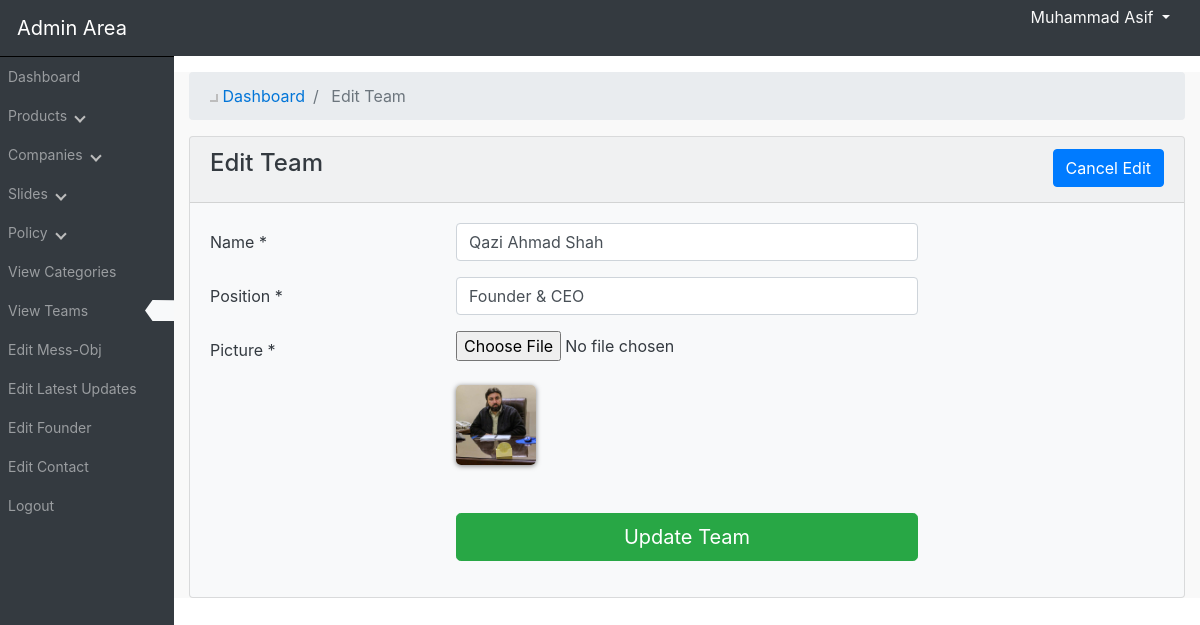
Screenshot of /admin_area/index.php?edit_team=1 (signed in) with the database file from the repository.
### tables this page shows
CREATE TABLE `team` (
  `t_id` tinyint(3) UNSIGNED NOT NULL,
  `t_img` varchar(255) NOT NULL,
  `t_name` varchar(40) NOT NULL,
  `t_position` varchar(40) NOT NULL
);

### admin_area/edit_team.php (the view, shortened to what this page needs)
<?php
	if (isset($_GET["edit_team"]))
	{
		$edit_id = $_GET["edit_team"];
		$get_team = "SELECT * FROM team WHERE t_id = '$edit_id'";
		$run_edit = mysqli_query($con,$get_team);
		$row_edit = mysqli_fetch_array($run_edit);
		$t_name = $row_edit["t_name"];
		$t_position = $row_edit["t_position"];
		$t_img = $row_edit["t_img"];
	}
?>
		<div class="row mt-5">
			<div class="col-lg-12">
				<ol class="breadcrumb">
					<li class="breadcrumb-item">
						<a href="index.php?dashboard" style="text-decoration: none;color: #0275d8;"><i class="fas fa-tachometer-alt"></i> Dashboard </a>
					</li>
					<li class="breadcrumb-item active">
						Edit Team
					</li>
				</ol>
			</div>
		</div>
		<div class="row mb-3">
			<div class="col-lg-12">
				<div class="card bg-light text-dark">
					<div class="card-header">
						<h4 class="card-title">
							Edit Team
							<a href="index.php?view_team" class="btn btn-primary float-right">Cancel Edit</a>
						</h4>
					</div>
					<div class="card-body">
						<form method="post" enctype="multipart/form-data">
							<div class="form-group row">
								<label class="col-form-label col-md-3" for="teamN">Name *</label>
							    <div class="col-md-6">
							    	<input class="form-control" type="text" pattern="[A-Za-z0-9 @]{1,40}" name="t_name" id="teamN" value="<?php echo($t_name); ?>" required oninput="setCustomValidity('')" oninvalid="this.setCustomValidity('Please fill out this field with no special characters and max characters 50')">
							    </div>
							</div>
							<div class="form-group row">
								<label class="col-form-label col-md-3" for="teamP">Position *</label>
							    <div class="col-md-6">
							    	<input class="form-control" type="text" pattern="[A-Za-z0-9 @$&().,#]{1,40}" name="t_position" id="teamP" value="<?php echo($t_position); ?>" required oninput="setCustomValidity('')" oninvalid="this.setCustomValidity('Please fill out this field with no special characters and max characters 50')">
							    </div>
							</div>
							<div class="form-group row">
								<label class="col-form-label col-md-3" for="team-img">Picture *</label>
							    <div class="col-md-6">
							    	<input class="form-control-file" type="file" name="t_img" id="team-img" required>
							    	<br>
							    	<img class="img_admin_view_pro" src="../images/team/<?php echo($t_img); ?>">
							    </div>
							</div>
							<div class="form-group mt-5 row">
								<label class="col-form-label col-md-3 d-none d-md-block" for="SubmitInsert"></label>
							    <div class="col-md-6">
							    	<input class="btn btn-lg btn-success" style="width: 100%;" value="Update Team" id="SubmitInsert" type="submit" name="update">
							    </div>
							</div>
						</form>
					</div>
				</div>
			</div>
		</div>

### admin_area/includes/sidebar.php (shortened to what this page needs)
<nav class="navbar navbar-expand-lg bg-dark navbar-dark fixed-top">
<div class="row">
	<div class="navbar-header">
		<a href="index.php?dashboard" class="navbar-brand ml-3">Admin Area</a>
	</div>
	<ul class="nav navbar-nav" id="top_admin_name">
		<li class="dropdown">
			<a href="#" id="admin_dropdown" class="dropdown-toggle" data-toggle="dropdown">
				<?php echo "$admin_name"; ?> <b class="caret"></b>
			</a>
		</li>
	</ul>
</div>
	<div class="collapse navbar-collapse navbar-exl-collapse">
			<ul class="navbar-nav side-nav bg-dark border-sidebar flex-column">
				<li class="nav-item">
					<a class="nav-link" href="index.php?dashboard">
						Dashboard
					</a>
				</li>
				<li class="nav-item">
					<a class="nav-link side-bar-link" href="#" data-toggle="collapse" data-target="#products">
						Products
						<i class="fas fa-caret-down"></i>
					</a>
				</li>
				<li class="nav-item">
					<a class="nav-link side-bar-link" href="#" data-toggle="collapse" data-target="#cat">
						Companies
						<i class="fas fa-caret-down"></i>
					</a>
				</li>
				<li class="nav-item">
					<a class="nav-link side-bar-link" href="#" data-toggle="collapse" data-target="#slides">
						Slides
						<i class="fas fa-caret-down"></i>
					</a>
				</li>
				<li class="nav-item">
					<a class="nav-link side-bar-link" href="#" data-toggle="collapse" data-target="#policy">
						Policy
						<i class="fas fa-caret-down"></i>
					</a>
				</li>
				<li class="nav-item">
					<a class="nav-link side-bar-link" href="index.php?view_p_cats">
						View Categories
					</a>
				</li>
				<li class="nav-item">
					<a class="nav-link" href="index.php?view_team">
						View Teams
						<?php if ($active_arrow=="team")
						{
							arrow_ico();
						} ?>
					</a>
				</li>
				<li class="nav-item">
					<a class="nav-link" href="index.php?edit_mess_obj">
						Edit Mess-Obj
					</a>
				</li>
				<li class="nav-item">
					<a class="nav-link" href="index.php?edit_news">
						Edit Latest Updates
					</a>
				</li>
				<li class="nav-item">
					<a class="nav-link" href="index.php?edit_founder">
						Edit Founder
					</a>
				</li>
				<li class="nav-item">
					<a class="nav-link" href="index.php?edit_contact">
						Edit Contact
					</a>
				</li>
				<li class="nav-item">
					<a class="nav-link" href="logout.php">
						Logout
					</a>
				</li>
			</ul>
	</div>
</nav>
<?php
	function arrow_ico()
	{
		echo
		"
			<div class='float-right bg-light active_sidebar_ico'>&nbsp</div>
		";
	}
?>

### admin_area/css/style.css (style rules this page uses)
#admin_dropdown { color: #f9f9f9; text-decoration: none; transition: all 0.3s ease-in-out; }
#top_admin_name { position: fixed; z-index: 1; right: 30px; top: 5px; }
@media (min-width: 992px) { .side-nav { position: fixed; top: 56px; bottom: 0; left: 0px; width: 17%; overflow-y: auto; overflow-x: hidden; } }
@media (min-width: 1115px) { .side-nav { width: 14.5%; } }
.active_sidebar_ico { background-color: white; clip-path: polygon(25% 0%, 100% 1%, 100% 100%, 25% 100%, 0% 50%); width: 30px; }
@media (min-width: 992px) { .active_sidebar_ico { margin-right: -9px; } }
.nav-item { padding-top: 1px; padding-bottom: 1px; font-size: 14px; }
.border-sidebar { border-top: 1px inset #1e1e1e; }
.img_admin_view_pro { object-fit: cover; box-shadow: 0 1px 5px rgba(0,0,0,0.5); border-radius: 5px; }
@media (min-width: 992px) { .img_admin_view_pro { width: 80px; height: 80px } }
.fas { border: solid #bdbdbd; border-width: 0 2px 2px 0; display: inline-block; padding: 3px; margin-left: 5px; }
.fa-caret-down { transform: rotate(45deg); -webkit-transform: rotate(45deg); }

### rows the page displays
team: t_name "Qazi Ahmad Shah", t_position "Founder & CEO", t_img (picture)

### other values shown
$admin_name "Muhammad Asif"
